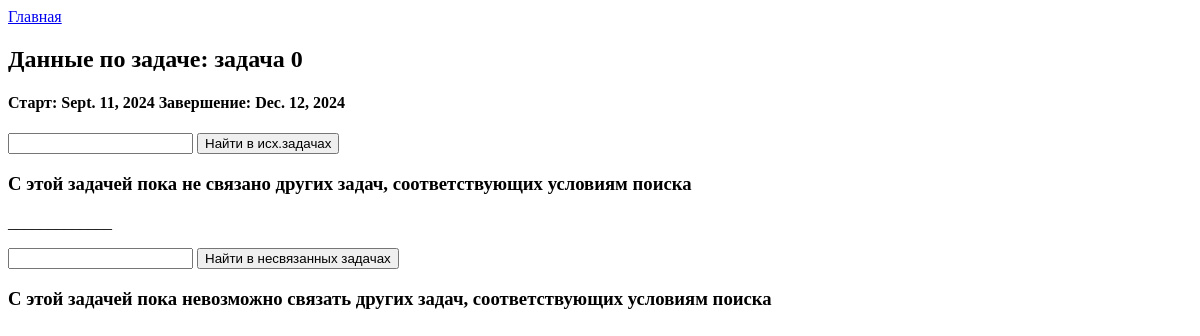
The page /card_task/8753827f-a606-4f3e-a10a-902c2ff90b30/ on the database as committed earlier.
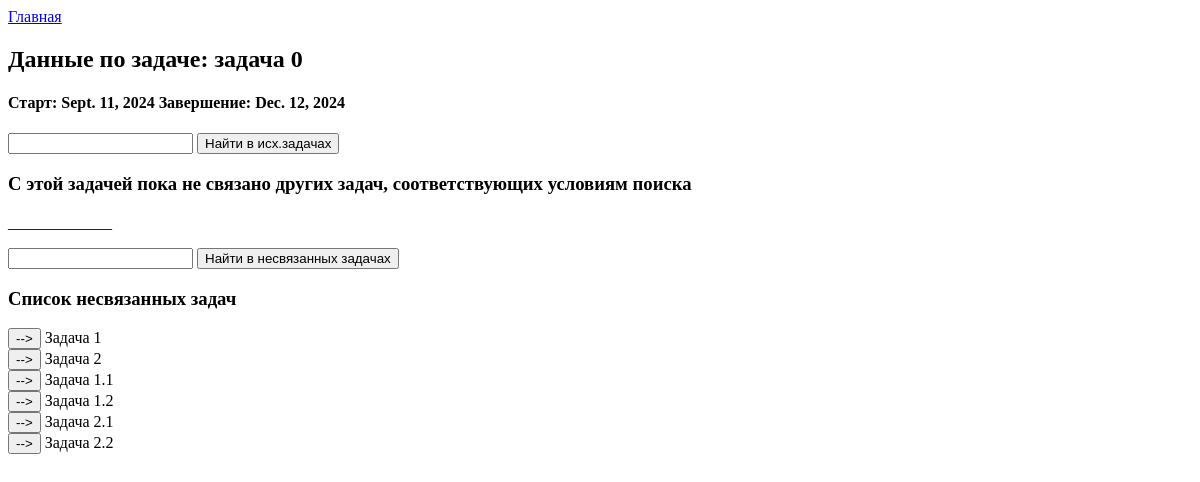
The same page on the database as committed later.
### TaskTreeApp/models.py (models this page shows)
class Tasks(models.Model):
    id = models.UUIDField(primary_key=True, default=uuid.uuid4, editable=False)
    title = models.CharField(max_length=250)
    start = models.DateField(null=True)
    end = models.DateField(null=True)

### TaskTreeApp/views.py (the view, shortened to what this page needs)
# urls.py: path('card_task/<slug:task_id>/',VCardTask, name='card_task'),
def VCardTask(request, task_id):
    find_task = Tasks.objects.filter(id=task_id)
    count_link_tasks = 0
    count_unlink_tasks = 0
    FindTitleUnLink = ''
    FindTitle = ''
    if find_task:
        lst_field_task = find_task.values()[0]
        vtask_title = lst_field_task['title']
        vtask_start = lst_field_task['start']
        vtask_end = lst_field_task['end']
        vtask_id = str(lst_field_task['id'])
        link_task = Univers_list.objects.filter(id_out=vtask_id)
        count_fulllink_task = link_task.count()
        if count_fulllink_task>0:
            list_link_task = Univers_list.objects.filter(id_out=vtask_id)
            lst_link_idin = [str(lst.id_in) for lst in list_link_task]
            flist_link_task = Tasks.objects.filter(title__icontains=FindTitle, id__in=lst_link_idin)
            notlist_link_task = Tasks.objects.exclude(id__in=lst_link_idin).exclude(id=vtask_id).filter(title__icontains=FindTitleUnLink)
            count_link_tasks = flist_link_task.count()
        else:
            flist_link_task = None
            notlist_link_task = Tasks.objects.exclude(id=vtask_id).filter(title__icontains=FindTitleUnLink)
        count_unlink_tasks = notlist_link_task.count()
    else:
        return HttpResponse("Задача не найдена")
    info_task = {'task_id': vtask_id, 'task_title': vtask_title, 'task_start':vtask_start,
                'task_end': vtask_end,'list_link_task': flist_link_task,
                 'notlist_link_task': notlist_link_task, 'FindTitleUnLink': FindTitleUnLink,
                 'FindTitle': FindTitle,
                 'count_link_tasks': count_link_tasks,'count_unlink_tasks': count_unlink_tasks}
    return render(request,'card_task.html',context=info_task)

### templates/card_task.html (shortened to what this page needs)
<!DOCTYPE html>
<html lang="en">
<head>
</head>
<body>
    <a href="/">Главная</a>
    <h2> Данные по задаче: {{ task_title }} </h2>
    <h4> Старт: {{ task_start }} Завершение: {{ task_end }}</h4>
    <form method="post">
        <div>
            <input type="text" id="FindTitle" name="FindTitle" maxlength="50" value="{{FindTitle}}">
            <button type="submit" name="btn_find_tsklink" value="+">Найти в исх.задачах</button>
        </div>
    </form>
    {% if count_link_tasks > 0 %}
        <form method="post">
        {% csrf_token %}
            <div>
            <p>Исходящие задачи</p>
            {% for linktask in list_link_task %}
                <div>
                    <button name="btn_unlink" type="submit" value="{{linktask.id}}">
                        -x-
                    </button>
                    <a> {{linktask.title}} </a>
                </div>
            {% endfor%}
            </div>
        </form>
    {% else %}
        <h3> С этой задачей пока не связано других задач, соответствующих условиям поиска </h3>
    {% endif %}
    <p>_____________</p>
    <form method="post">
        <input type="text" id="FindTitleUnlink" name="FindTitleUnlink" maxlength="50" value="{{FindTitleUnlink}}">
        <button type="submit" name="btn_find_unlink" value="+">Найти в несвязанных задачах</button>
    </form>
    {% if count_unlink_tasks > 0 %}
        <h3>Список несвязанных задач</h3>
        <form method="post">
        <div>
            {% for linktask in notlist_link_task %}
                <div>
                    <button name="btn_link" type="submit" value="{{linktask.id}}">
                        -->
                    </button>
                    <a> {{linktask.title}} </a>
                </div>
            {% endfor%}
        </div>
        </form>
    {% else %}
        <h3> С этой задачей пока невозможно связать других задач, соответствующих условиям поиска </h3>
    {% endif %}
</body>
</html>

Rows that differ between the two databases and show on the page:
added Tasks: title "Задача 1"
added Tasks: title "Задача 2"
added Tasks: title "Задача 1.1"
added Tasks: title "Задача 1.2"
added Tasks: title "Задача 2.1"
added Tasks: title "Задача 2.2"
Other text that changed with them:
text no longer shown: "С этой задачей пока невозможно связать других задач, соответствующих условиям поиска"
text now shown: "Список несвязанных задач"
